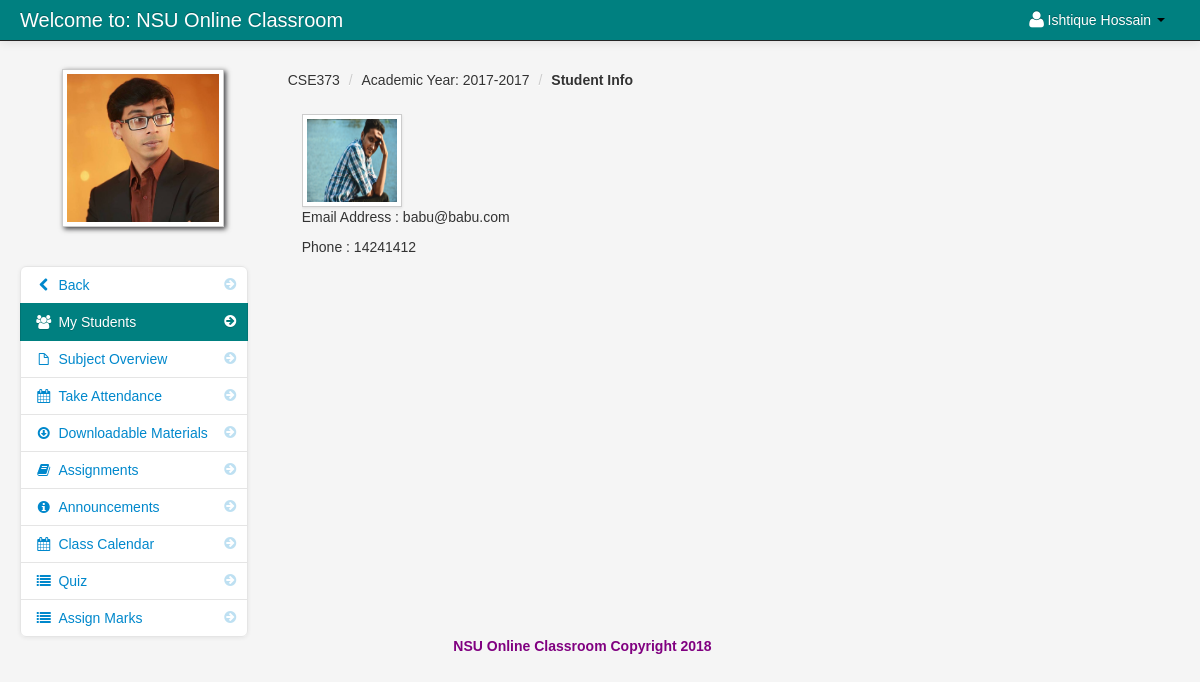
The app's page /student_info.php?id=14 (signed in) with its own data.
### tables this page shows
CREATE TABLE `teacher` (
  `teacher_id` int(11) NOT NULL,
  `username` varchar(100) NOT NULL,
  `password` varchar(200) NOT NULL,
  `firstname` varchar(100) NOT NULL,
  `lastname` varchar(100) NOT NULL,
  `department_id` int(11) NOT NULL,
  `location` varchar(200) NOT NULL,
  `about` varchar(500) NOT NULL,
  `teacher_status` varchar(20) NOT NULL,
  `teacher_stat` varchar(100) NOT NULL
);

CREATE TABLE `teacher_class_student` (
  `teacher_class_student_id` int(11) NOT NULL,
  `teacher_class_id` int(11) NOT NULL,
  `student_id` int(11) NOT NULL,
  `teacher_id` int(11) NOT NULL,
  `Present` int(30) NOT NULL DEFAULT '0',
  `Absent` int(30) NOT NULL DEFAULT '0',
  `Late` int(30) NOT NULL DEFAULT '0',
  `Sick` int(30) NOT NULL DEFAULT '0'
);

CREATE TABLE `class` (
  `class_id` int(11) NOT NULL,
  `class_name` varchar(100) NOT NULL
);

CREATE TABLE `teacher_class` (
  `teacher_class_id` int(11) NOT NULL,
  `teacher_id` int(11) NOT NULL,
  `class_id` int(11) NOT NULL,
  `semester` varchar(100) NOT NULL,
  `thumbnails` varchar(100) NOT NULL,
  `school_year` varchar(100) NOT NULL,
  `class_title` varchar(100) NOT NULL,
  `description` longtext NOT NULL,
  `Credit` int(11) NOT NULL,
  `Pre_req` varchar(100) NOT NULL
);

CREATE TABLE `student` (
  `student_id` int(11) NOT NULL,
  `firstname` varchar(100) NOT NULL,
  `lastname` varchar(100) NOT NULL,
  `class_id` int(11) NOT NULL,
  `username` varchar(100) NOT NULL,
  `password` varchar(100) NOT NULL,
  `email` varchar(100) NOT NULL,
  `contact_number` int(12) NOT NULL,
  `location` varchar(100) NOT NULL,
  `status` varchar(100) NOT NULL
);

### session.php (called while the page is built, shortened)
<?php
$session_id=$_SESSION['id'];
?>

### student_info.php (the view, shortened to what this page needs)
<?php include('header_dashboard.php'); ?>
<?php include('session.php'); ?>
<?php $get_id = $_GET['id']; ?>
    <body>
		<?php include('navbar_teacher.php'); ?>
        <div class="container-fluid">
            <div class="row-fluid">
				<?php include('class_sidebar.php'); ?>
                <div class="span9" id="content">
                     <div class="row-fluid">
						<?php  include('student_info_breadcrumbs.php'); ?>
                        </div>
                            <div class="block-content collapse in">
                                <div class="span12">
									<ul	 id="da-thumbs" class="da-thumbs">
										    <?php
														$my_student = mysql_query("SELECT * FROM student where student_id = '$get_id'
														")or die(mysql_error());
														while($row = mysql_fetch_array($my_student)){
														$id = $row['student_id'];
											?>
												<?php if($get_id == $id){ ?>
													<a href="#">
													<img id="student_avatar_class" src ="admin/<?php echo $row['location'] ?>" width="124" height="140" class="img-polaroid">
													</a>
													<p class="email"><?php echo "Email Address : ".$row['email']; ?></p>
													<p class="phone"><?php echo "Phone : ".$row['contact_number']; ?></p>
												<?php } ?>
											<?php } ?>
									</ul>
                                </div>
                            </div>
                        </div>
                    </div>
                </div>
		<?php include('footer.php'); ?>
		<?php include('script.php'); ?>
    </body>
</html>

### navbar_teacher.php (shortened to what this page needs)
	<div class="navbar navbar-fixed-top navbar-inverse">
           <div class="navbar-inner">
               <div class="container-fluid">
                   <a class="brand" href="#">Welcome to: NSU Online Classroom</a>
							<div class="nav-collapse collapse">
								<ul class="nav pull-right">
												<?php $query= mysql_query("select * from teacher where teacher_id = '$session_id'")or die(mysql_error());
														$row = mysql_fetch_array($query);
												?>
												<li class="dropdown">
													<a href="#" role="button" class="dropdown-toggle" data-toggle="dropdown"> <i class="icon-user icon-large"></i><?php echo $row['firstname']." ".$row['lastname'];  ?> <i class="caret"></i></a>
												</li>
								</ul>
							</div>
               </div>
           </div>
</div>

### class_sidebar.php
<div class="span3" id="sidebar">
	<img id="avatar" src="admin/<?php echo $row['location']; ?>" class="img-polaroid">
			<ul class="nav nav-list bs-docs-sidenav nav-collapse collapse">
				<li class=""><a href="dasboard_teacher.php"><i class="icon-chevron-right"></i><i class="icon-chevron-left"></i>&nbsp;Back</a></li>
				<li class="active"><a href="my_students.php<?php echo '?id='.$get_id; ?>"><i class="icon-chevron-right"></i><i class="icon-group"></i>&nbsp;My Students</a></li>
				<li class=""><a href="subject_overview.php<?php echo '?id='.$get_id; ?>"><i class="icon-chevron-right"></i><i class="icon-file"></i>&nbsp;Subject Overview</a></li>
				<li class=""><a href="take_attendance.php<?php echo '?id='.$get_id; ?>"><i class="icon-chevron-right"></i><i class="icon-calendar"></i>&nbsp;Take Attendance</a></li>
				<li class=""><a href="downloadable.php<?php echo '?id='.$get_id; ?>"><i class="icon-chevron-right"></i><i class="icon-download"></i>&nbsp;Downloadable Materials</a></li>
				<li class=""><a href="assignment.php<?php echo '?id='.$get_id; ?>"><i class="icon-chevron-right"></i><i class="icon-book"></i>&nbsp;Assignments</a></li>
				<li class=""><a href="announcements.php<?php echo '?id='.$get_id; ?>"><i class="icon-chevron-right"></i><i class="icon-info-sign"></i>&nbsp;Announcements</a></li>
				<li class=""><a href="class_calendar.php<?php echo '?id='.$get_id; ?>"><i class="icon-chevron-right"></i><i class="icon-calendar"></i>&nbsp;Class Calendar</a></li>
				<li class=""><a href="class_quiz.php<?php echo '?id='.$get_id; ?>"><i class="icon-chevron-right"></i><i class="icon-list"></i>&nbsp;Quiz</a></li>
				<li class=""><a href="create_marks_poll.php<?php echo '?id='.$get_id; ?>"><i class="icon-chevron-right"></i><i class="icon-list"></i>&nbsp;Assign Marks</a></li>
			</ul>
</div>

### student_info_breadcrumbs.php
<?php $class_query = mysql_query("select * from teacher_class_student
LEFT JOIN teacher_class ON teacher_class.teacher_class_id = teacher_class_student.teacher_class_id
JOIN class ON class.class_id = teacher_class.class_id
where student_id = '$get_id'")or die(mysql_error());
$class_row = mysql_fetch_array($class_query);
?>
<ul class="breadcrumb">
	<li><a href="#"><?php echo $class_row['class_name']; ?></a> <span class="divider">/</span></li>
	<li><a href="#">Academic Year: <?php echo $class_row['school_year']; ?></a> <span class="divider">/</span></li>
	<li><a href="#"><b>Student Info</b></a></li>
</ul>

### admin/assets/styles.css (style rules this page uses)
body { padding-top: 60px; padding-bottom: 40px; background-color: #f5f5f5; }
#content { margin-left:0px; }
.breadcrumb { margin: 0 0 0px; padding: 10px 0px; background-color: transparent; }
.block-content { margin: 1em; min-height: .25em; }
.bs-docs-sidenav { max-width: 228px; margin: 30px 0 0; padding: 0; background-color: #fff; -webkit-border-radius: 6px; -moz-border-radius: 6px; border-radius: 6px; -webkit-box-shadow: 0 1px 4px rgba(0,0,0,.065); -moz-box-shadow: 0 1px 4px rgba(0,0,0,.065); box-shadow: 0 1px 4px rgba(0,0,0,.065); }
.bs-docs-sidenav > li > a { display: block; width: 190px \9; margin: 0 0 -1px; padding: 8px 14px; border: 1px solid #e5e5e5; }
.bs-docs-sidenav > li:first-child > a { -webkit-border-radius: 6px 6px 0 0; -moz-border-radius: 6px 6px 0 0; border-radius: 6px 6px 0 0; }
.bs-docs-sidenav > li:last-child > a { -webkit-border-radius: 0 0 6px 6px; -moz-border-radius: 0 0 6px 6px; border-radius: 0 0 6px 6px; }
.bs-docs-sidenav > .active > a { position: relative; z-index: 2; padding: 9px 15px; border: 0; text-shadow: 0 1px 0 rgba(0,0,0,.15); -webkit-box-shadow: inset 1px 0 0 rgba(0,0,0,.1), inset -1px 0 0 rgba(0,0,0,.1); -moz-box-shadow: inset 1px 0 0 rgba(0,0,0,.1), inset -1px 0 0 rgba(0,0,0,.1); box-shadow: inset 1px 0 0 rgba(0,0,0,.1), inset -1px 0 0 rgba(0,0,0,.1); }
.bs-docs-sidenav .icon-chevron-right { float: right; margin-top: 2px; margin-right: -6px; opacity: .25; }
.bs-docs-sidenav .active .icon-chevron-right, .bs-docs-sidenav .active a:hover .icon-chevron-right { opacity: 1; }

### admin/assets/style.css (style rules this page uses)
.da-thumbs { float: left; list-style: none outside none; margin: 0; padding: 0; position: relative; }

### records on screen
teacher: firstname "Ishtique", lastname "Hossain", location (picture)
teacher_class_student: class.class_name "CSE373", teacher_class.school_year "2017-2017"
student: location (picture), email "babu@babu.com", contact_number "14241412"
